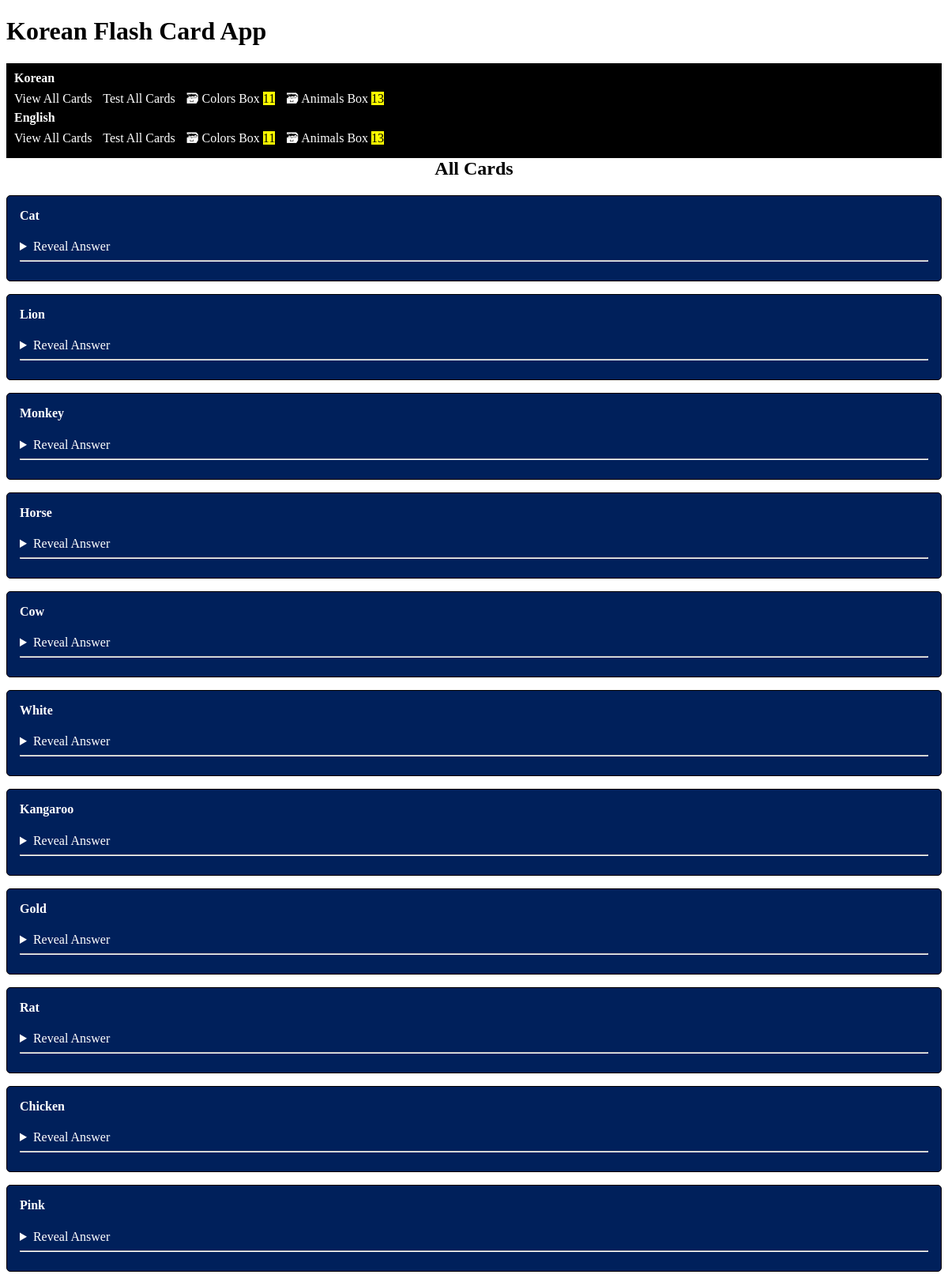
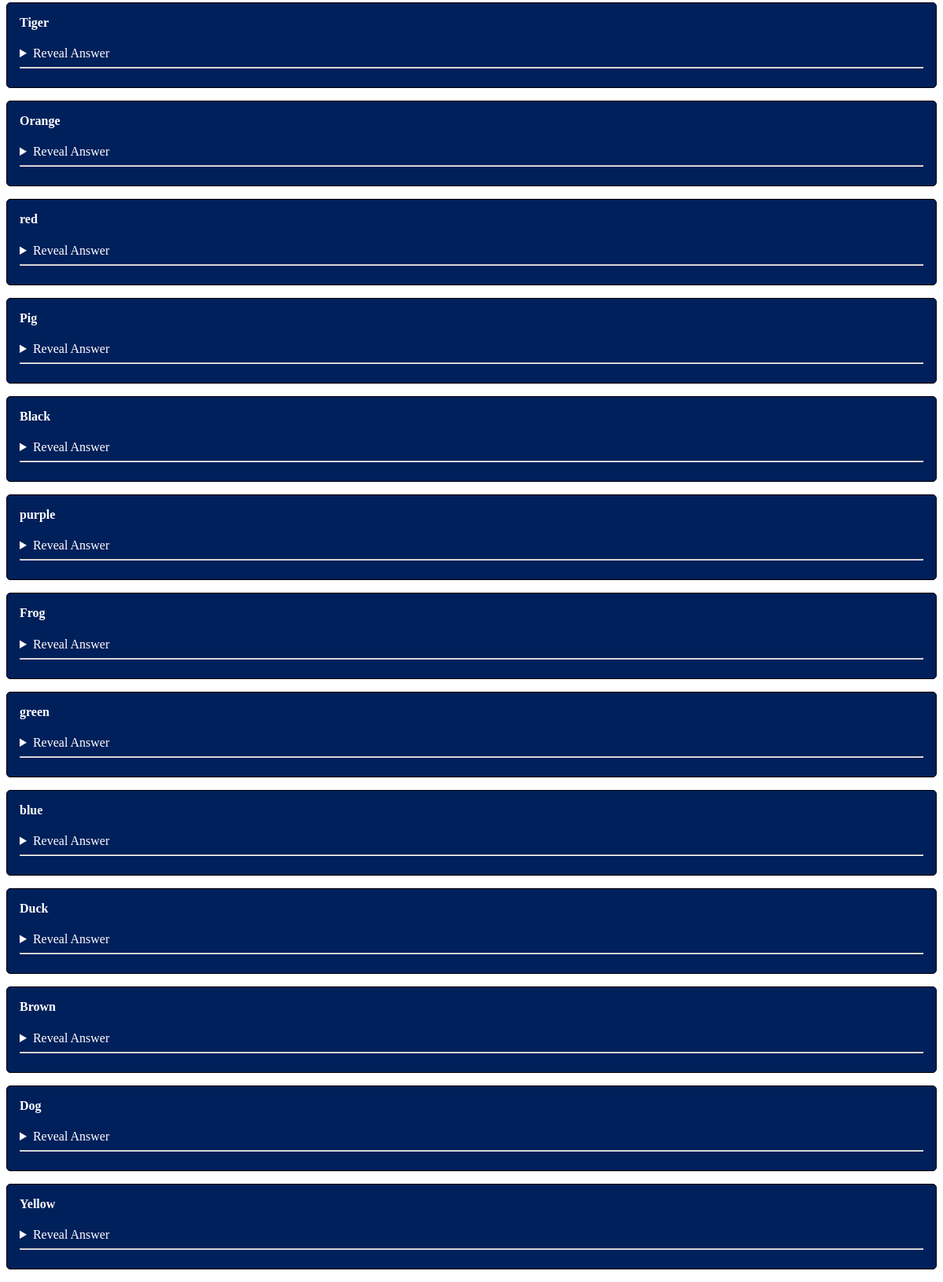
The app's page /all-english with its own data (2 pictures, top to bottom).
### cards/models.py (models this page shows, shortened)
class Card(models.Model):
    korean = models.CharField(max_length=100)
    english = models.CharField(max_length=100)
    box = models.CharField(max_length=100)
    last_tested = models.DateTimeField(auto_now_add=True)

### cards/views.py (the view)
class EnglishTestAllView(KCardListView):
    template_name = "cards/all_english_box.html"
    def get_queryset(self):
        return Card.objects
    def get_context_data(self, **kwargs):
        context = super().get_context_data(**kwargs)
        if self.object_list:
            cards = Card.objects.all()
            if cards:
                eligible_cards = [card for card in cards]\
                random.shuffle(eligible_cards)
                context["eligible_cards"] = eligible_cards
                context["all_check_card"] = True
        return context

### cards/templatetags/cards_tags.py (called while the page is built)
@register.inclusion_tag("cards/k_box_links.html")
def k_boxes_as_links():
    boxes = []
    unique_box_numbers = Card.objects.values_list('box', flat=True).distinct()
    for box_name in unique_box_numbers:
        threshold_time = timezone.now() - timedelta(minutes=30)
        eligible_count = Card.objects.filter(box=box_name, last_tested__lte=threshold_time).count()
        boxes.append({
            "number": box_name,
            "card_count": eligible_count,
        })
    return {"boxes": boxes}

@register.inclusion_tag("cards/e_box_links.html")
def e_boxes_as_links():
    boxes = []
    unique_box_numbers = Card.objects.values_list('box', flat=True).distinct()
    for box_name in unique_box_numbers:
        threshold_time = timezone.now() - timedelta(minutes=30)
        eligible_count = Card.objects.filter(box=box_name, last_tested__lte=threshold_time).count()
        boxes.append({
            "number": box_name,
            "card_count": eligible_count,
        })
    return {"boxes": boxes}

### cards/templates/cards/all_english_box.html
{% extends "cards/base.html" %}
{% block content %}
    <h2>
        All Cards
    </h2>
    {% for card in eligible_cards %}
        {% include "cards/korean_card.html" %}
    {% endfor %}
{% endblock content %}

### cards/templates/cards/k_box_links.html
{% for box in boxes %}
    <a href="{% url 'kbox' box_name=box.number %}">
        🗃 {{ box.number }} Box <mark>{{ box.card_count }}</mark>
    </a>
{% endfor %}

### cards/templates/cards/e_box_links.html
{% for box in boxes %}
    <a href="{% url 'ebox' box_name=box.number %}">
        🗃 {{ box.number }} Box <mark>{{ box.card_count }}</mark>
    </a>
{% endfor %}

### cards/templates/cards/korean_card.html (shortened to what this page needs)
<article>
    <h4>{{ card.english }}</h4>
    {% if check_card %}
    <details>
        <summary>Reveal Answer</summary>
        <p>{{ card.korean }}</p>
    </details>
    <hr>
    {% include "cards/card_check_form.html" with solved=True %}
    {% include "cards/card_check_form.html" with solved=False %}
    {% elif all_check_card %}
    <details>
        <summary>Reveal Answer</summary>
    </details>
    <hr>
    {% else %}
        <p>{{ card.korean }}</p>
        <a href="{% url 'card-update' card.id %}" role="button">
        Edit Card
        </a>
    {% endif %}
 </article>

### cards/templates/cards/base.html (style rules this page uses)
:root { --accent: white; --accent-bg: black; --bg: #BA0C2F; --text: white; --text-light: #585858; --border: Black; --code: #d81b60; --preformatted: #BA0C2F; }
article { background-color: #00205B;; border: 1px solid var(--border); border-radius: 5px; padding: 1em; margin: 1em 0; color: White; }
h2 { text-align: center; }
h2, h4 { margin-top: 0; }
hr { background: var(--accent); border-color: var(--accent); }

### cards/templates/cards/navigation.html (style rules this page uses)
a { color: white; text-decoration: none; margin-right: 10px; }

### records on screen
Card: number "Colors", card_count "11", english "Yellow"
Card: english "Cat"
Card: english "Lion"
Card: english "Monkey"
Card: english "Horse"
Card: english "Cow"
Card: english "White"
Card: english "Kangaroo"
Card: english "Gold"
Card: english "Rat"
Card: english "Chicken"
Card: english "Pink"
Card: english "Tiger"
Card: english "Orange"
Card: english "red"
Card: english "Pig"
Card: english "Black"
Card: english "purple"
Card: english "Frog"
Card: english "green"
Card: english "blue"
Card: english "Duck"
Card: english "Brown"
Card: english "Dog"

### other values on screen
{{ box.number }} "Animals"
{{ box.card_count }} "13"
